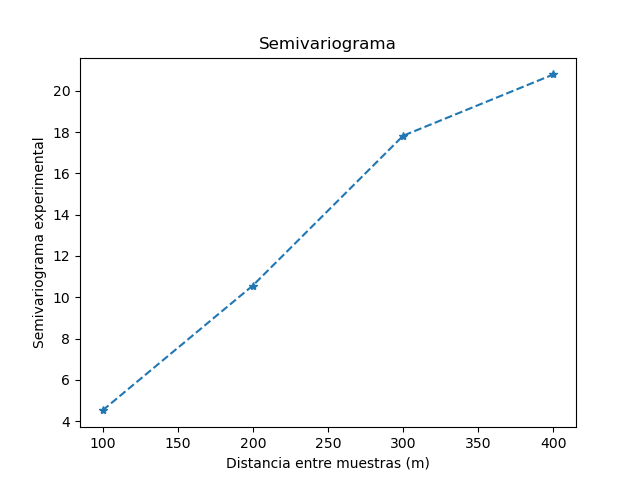

Write Python code to recreate this figure.
#!/usr/bin/python
## -*- coding: utf-8 -*-
#
# Copyright (C) 2018
#
# This program is free software: you can redistribute it and/or modify
# it under the terms of the GNU General Public License as published by
# the Free Software Foundation, either version 3 of the License, or
# (at your option) any later version.
#
# This program is distributed in the hope that it will be useful,
# but WITHOUT ANY WARRANTY; without even the implied warranty of
# MERCHANTABILITY or FITNESS FOR A PARTICULAR PURPOSE.  See the
# GNU General Public License for more details.
#
# You should have received a copy of the GNU General Public License
# along with this program.  If not, see <http://www.gnu.org/licenses/>.
#
#
#
#Author: Fernando Rodrigo Aguilar Javier
#Author email: faguilar@comunidad.unam.mx


#Detalles del codigo --------------------------------------------------------------------
#Solo es necesario cambiar el campo de la variable path para que pandas encuentre el path

#Distancia  Variograma Experimental #Nª pares
# 100        4.5210                  28
# 200       10.5683                  45
# 300       17.82125                 52
# 400       20.7909                  58
##################################%%%%%%%%%%%%%%%%%%%%%################################
#https://es.wikipedia.org/wiki/F%C3%B3rmula_del_semiverseno

from numpy import sin, cos
from matplotlib import pyplot as plt
import pandas as pd

R = 6371#Radio de la tierra

#Fórmula de Haversine
def d_harvensine(p1, p2):
    lat_1 = p1[0]
    lat_2 = p2[0]
    long_1 = p1[1]
    long_2 = p2[1]
    delta_lat = lat_1 - lat_2
    delta_long = long_1 - long_2
    d = (sin(delta_lat / 2) ** 2) + (cos(lat_1) * cos(lat_2) * (sin(delta_long/2)**2))
    return int(d*1000)#[m]

if __name__ == '__main__':
    data = pd.read_excel('files/datos_clima.xls')
    x, y = data.shape
    d = dict()
    muestras = [100, 200, 300, 400]
    variograma = []
    pares = []
    for m in muestras:
        for i in range(x):
            p1 = data['LATITUD'][i], data['LONGITUD'][i]
            Tanual_p1 = data['Tanual'][i]
            ID_1 = i
            for j in range(i, x):
                p2 = data['LATITUD'][j], data['LONGITUD'][j]
                Tanual_p2 = data['Tanual'][j]
                ID_2 = j
                
                dist = d_harvensine(p1, p2)
                if dist == m:
                    d[ID_1] = [dist, Tanual_p1, ID_2, Tanual_p2]
        c = 0
        n_par = len(d)
        for l in d.values():
            c += (l[1] - l[3]) ** 2
        c = c / (2 * n_par)
        variograma.append(c)
        pares.append(n_par)
    plt.plot(muestras, variograma, '*--')
    plt.title('Semivariograma')
    plt.xlabel('Distancia entre muestras (m)')
    plt.ylabel('Semivariograma experimental')
    plt.show()
